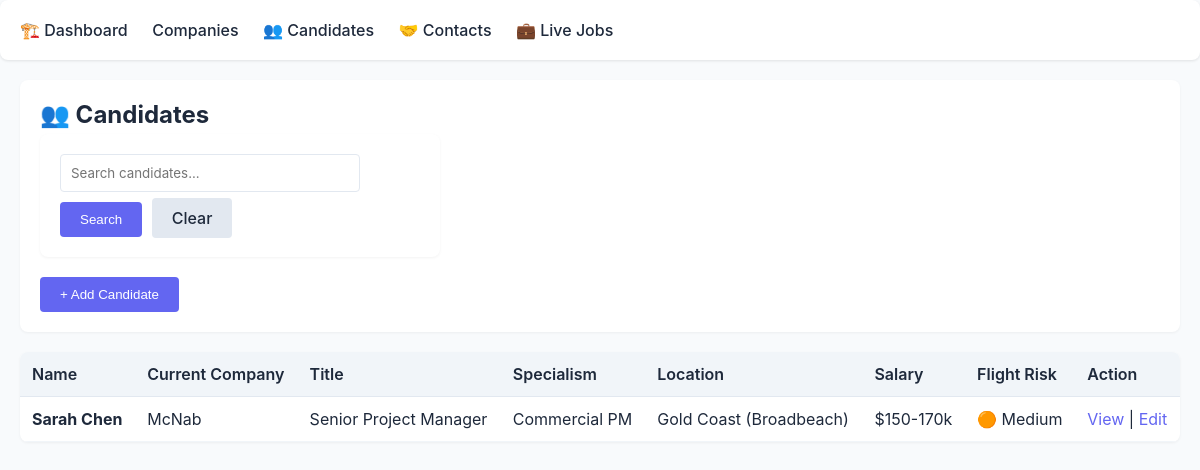
The page /candidates on the database its author committed.
### tables this page shows
CREATE TABLE candidates (
            id INTEGER PRIMARY KEY,
            name TEXT UNIQUE NOT NULL,
            current_company TEXT,
            title TEXT,
            specialism TEXT,
            years_experience INTEGER,
            salary_band TEXT,
            location TEXT,
            mobility TEXT,
            flight_risk TEXT,
            known_offers TEXT,
            who_wants_them TEXT,
            relationship_score INTEGER DEFAULT 1,
            last_contact DATE,
            next_follow_up DATE,
            notes TEXT,
            created_at TIMESTAMP DEFAULT CURRENT_TIMESTAMP,
            updated_at TIMESTAMP DEFAULT CURRENT_TIMESTAMP
        );

### app.py (the view)
@app.route('/candidates')
def candidates_list():
    db = get_db()
    cursor = db.cursor()
    search = request.args.get('search', '')
    if search:
        cursor.execute('SELECT * FROM candidates WHERE name LIKE ? OR current_company LIKE ? ORDER BY name',
                      (f'%{search}%', f'%{search}%'))
    else:
        cursor.execute('SELECT * FROM candidates ORDER BY name')
    candidates = cursor.fetchall()
    db.close()
    return render_template('candidates.html', candidates=candidates, search=search)

### app.py (called while the page is built)
def get_db():
    db = sqlite3.connect(app.config['DATABASE'])
    db.row_factory = sqlite3.Row
    return db

### templates/candidates.html (shortened to what this page needs)
{% extends "base.html" %}
{% block content %}
<div class="header">
  <h1>👥 Candidates</h1>
  <div class="search">
    <form method="get" style="max-width: 400px;">
      <input type="text" name="search" placeholder="Search candidates..." value="{{ search }}" />
      <button type="submit" class="btn">Search</button>
      <a href="/candidates" class="btn btn-secondary" style="margin-left: 5px;">Clear</a>
    </form>
  </div>
  <button class="btn" onclick="showAddForm()">+ Add Candidate</button>
</div>
<table>
  <thead>
    <tr>
      <th>Name</th>
      <th>Current Company</th>
      <th>Title</th>
      <th>Specialism</th>
      <th>Location</th>
      <th>Salary</th>
      <th>Flight Risk</th>
      <th>Action</th>
    </tr>
  </thead>
  <tbody>
    {% for candidate in candidates %}
    <tr>
      <td><strong>{{ candidate.name }}</strong></td>
      <td>{{ candidate.current_company or '-' }}</td>
      <td>{{ candidate.title or '-' }}</td>
      <td>{{ candidate.specialism or '-' }}</td>
      <td>{{ candidate.location or '-' }}</td>
      <td>{{ candidate.salary_band or '-' }}</td>
      <td>
        {% if candidate.flight_risk == 'High' %}
          🔴 {{ candidate.flight_risk }}
        {% elif candidate.flight_risk == 'Medium' %}
          🟠 {{ candidate.flight_risk }}
        {% else %}
          🟢 {{ candidate.flight_risk or '-' }}
        {% endif %}
      </td>
      <td>
        <a href="/candidate/{{ candidate.id }}">View</a> |
        <a href="#" onclick="editCandidateFromList({{ candidate.id }}, '{{ candidate.name }}', '{{ candidate.current_company or '' }}', '{{ candidate.title or '' }}', '{{ candidate.specialism or '' }}', {{ candidate.years_experience or 0 }}, '{{ candidate.salary_band or '' }}', '{{ candidate.location or '' }}', '{{ candidate.mobility or '' }}', '{{ candidate.flight_risk or '' }}', '{{ candidate.known_offers or '' }}', '{{ candidate.who_wants_them or '' }}', {{ candidate.relationship_score }}, '{{ candidate.last_contact or '' }}', '{{ candidate.next_follow_up or '' }}', '{{ candidate.notes or '' }}'); return false;">Edit</a>
      </td>
    </tr>
    {% endfor %}
  </tbody>
</table>
{% endblock %}

### templates/base.html (style rules this page uses)
* { margin: 0; padding: 0; box-sizing: border-box; }
body { font-family: -apple-system, BlinkMacSystemFont, 'Segoe UI', Roboto, sans-serif; background: #f8fafc; color: #1e293b; }
.header { background: white; padding: 20px; border-radius: 8px; margin-bottom: 20px; box-shadow: 0 1px 3px rgba(0,0,0,0.05); }
.header h1 { font-size: 24px; margin-bottom: 5px; }
table { width: 100%; background: white; border-collapse: collapse; border-radius: 8px; overflow: hidden; box-shadow: 0 1px 3px rgba(0,0,0,0.05); }
th { background: #f1f5f9; padding: 12px; text-align: left; font-weight: 600; border-bottom: 1px solid #e2e8f0; }
td { padding: 12px; border-bottom: 1px solid #f1f5f9; }
a { color: #6366f1; text-decoration: none; }
.btn { background: #6366f1; color: white; padding: 10px 20px; border: none; border-radius: 4px; cursor: pointer; font-weight: 500; }
.btn-secondary { background: #e2e8f0; color: #1e293b; }
input, textarea, select { width: 100%; padding: 10px; border: 1px solid #e2e8f0; border-radius: 4px; font-family: inherit; margin-bottom: 10px; }
form { background: white; padding: 20px; border-radius: 8px; box-shadow: 0 1px 3px rgba(0,0,0,0.05); }
.search { margin-bottom: 20px; }
.search input { max-width: 300px; }

### rows shown on the page
candidates: name "Sarah Chen", current_company "McNab", title "Senior Project Manager", specialism "Commercial PM", location "Gold Coast (Broadbeach)", salary_band "$150-170k", flight_risk "Medium"
